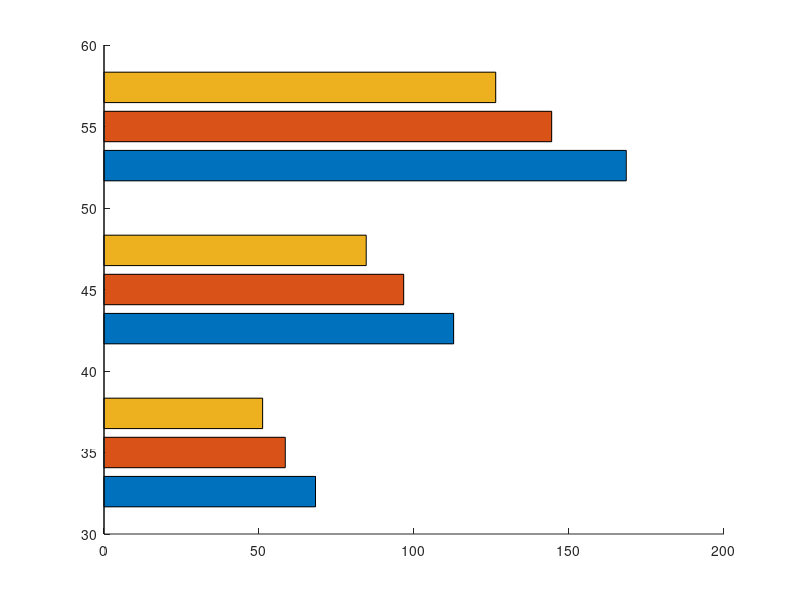

Source code (MATLAB): (Note: this script raises an error after producing the figure.)
clear; clc;

%% =============================
% INPUTS
%% =============================
speeds_mph = [35 45 55];

speeds_fps = speeds_mph * 1.467;


friction = [0.80 0.70 0.60];  % BEST -> WORST
g = 32.2;                     % gravity (ft/s^2)

% Pedestrian exposure time (sec)
ped_exposure_time = 0.7;



% Available distance during pedestrian exposure
available_dist = speeds_fps .* ped_exposure_time;

%% =============================
% CALCULATIONS
%% =============================
total_dist = zeros(length(speeds_mph), length(friction));

for i = 1:length(speeds_fps)

    v = speeds_fps(i);
   

    for j = 1:length(friction)

        f = friction(j);

        braking_dist = (v^2) / (2 * g * f);

        total_dist(i,j) = braking_dist;

    end
end

%% =============================
% REVERSE ORDER FOR PLOTTING
% Highest friction appears at top
%% =============================
plot_friction = friction(end:-1:1);
plot_dist = total_dist(:,end:-1:1);

%% =============================
% PLOT
%% =============================
figure;
hold on;

b = barh(speeds_mph, plot_dist, 'grouped');

%% =============================
% BAR COLORS
% Green (best) -> Yellow -> Red (worst)
%% =============================
nFric = length(plot_friction);

fricColors = [ ...
    linspace(1.00,0.15,nFric)' ...
    linspace(0.15,0.75,nFric)' ...
    zeros(nFric,1)];

for j = 1:nFric
    b(j).FaceColor = fricColors(j,:);
end

%% =============================
% AXES
%% =============================
set(gca,'YTick',speeds_mph);

if length(speeds_mph) > 1
    speedSpacing = min(diff(sort(speeds_mph)));
else
    speedSpacing = 10;
end

ylim([ ...
    min(speeds_mph)-0.6*speedSpacing ...
    max(speeds_mph)+0.6*speedSpacing]);

xlabel('Distance (ft)', ...
    'FontSize',12,'FontWeight','bold');

ylabel('Vehicle Speed (mph)', ...
    'FontSize',12,'FontWeight','bold');

title(sprintf('Braking Distance'), ...
    'FontSize',13,'FontWeight','bold');

grid on;
box on;

%% =============================
% FINAL FORMATTING
%% =============================
set(gca,'FontSize',11);

set(gcf,'Position',[100 100 1100 650]);

xlim([0 max(total_dist(:))*1.25]);

%% =============================
% AVAILABLE DISTANCE LINES
% Full-height lines
%% =============================
lineColors = lines(length(speeds_mph));

yl = ylim;

line_handles = gobjects(length(speeds_mph),1);

for i = 1:length(speeds_mph)

    line_handles(i) = line( ...
        [available_dist(i) available_dist(i)], ...
        yl, ...
        'Color',lineColors(i,:), ...
        'LineStyle','--', ...
        'LineWidth',2);

end


%% =============================
% LEGEND (AUTO)
%% =============================
friction_labels = arrayfun( ...
    @(f) sprintf('f = %.2f',f), ...
    plot_friction, ...
    'UniformOutput',false);

distance_labels = arrayfun( ...
    @(s) sprintf('Available Distance @ %d mph',s), ...
    speeds_mph, ...
    'UniformOutput',false);

legend([b(:); line_handles], ...
       [friction_labels distance_labels], ...
       'Location','eastoutside');

hold off;

%% =============================
% EXPORT
%% =============================
saveas(gcf,'StoppingDistance_Parametric_Final.png');
